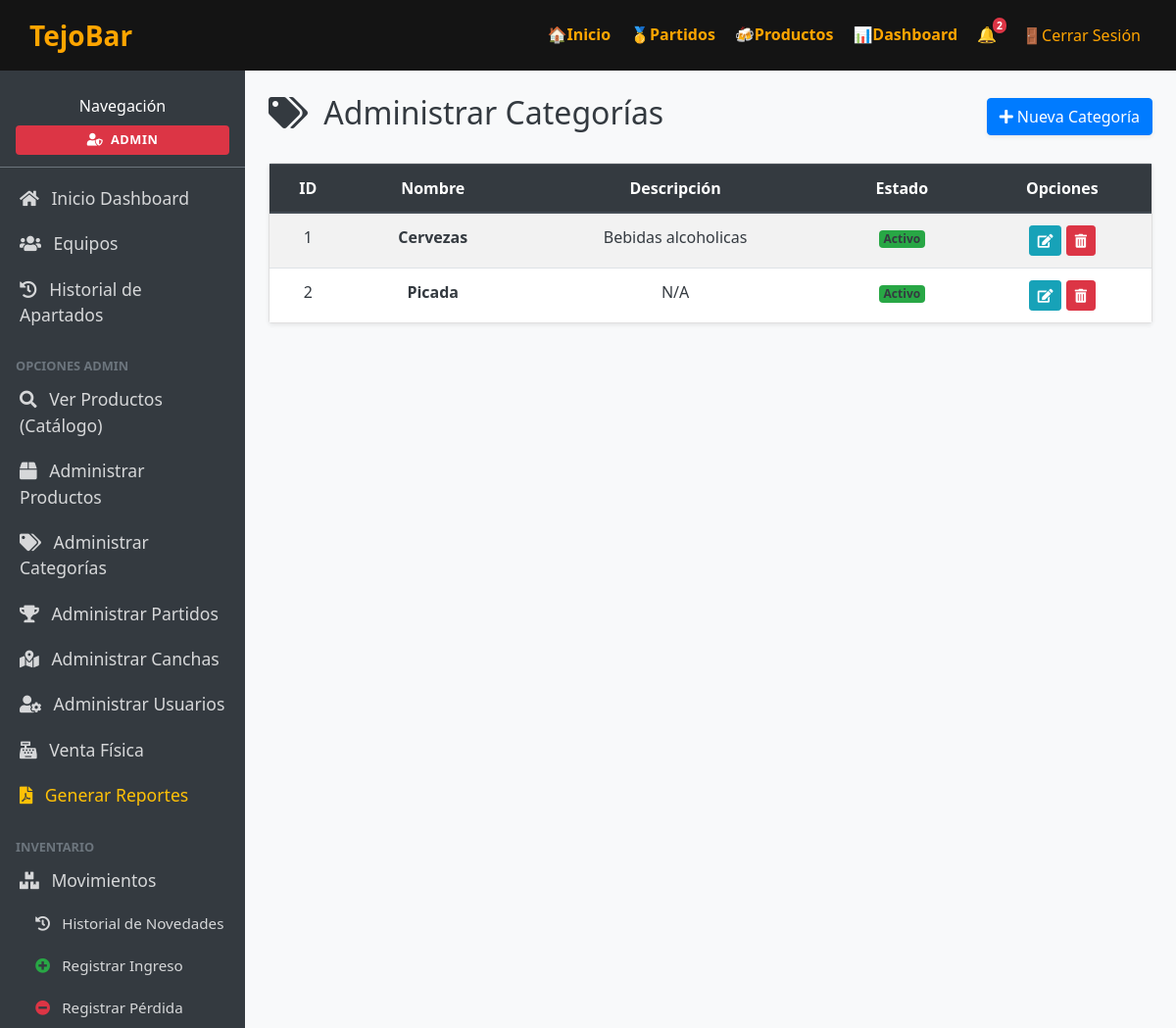
/administracion/categorias/ (signed in), run on the app's committed database.
### tejobar_app/models.py (models this page shows, shortened)
class Persona(models.Model):
    ROL_JUGADOR = "jugador"
    ROL_CAPITAN = "capitan"
    ROL_ADMIN = "admin"
    ROL_CHOICES = [
        (ROL_JUGADOR, "Jugador"),
        (ROL_CAPITAN, "Capitán"),
        (ROL_ADMIN, "Admin"),
    ]
    user = models.OneToOneField(
        User, on_delete=models.CASCADE, related_name="persona", null=True, blank=True
    )
    nombre = models.CharField(
        max_length=25,
        validators=[
            MinLengthValidator(2, message="El nombre debe tener al menos 2 caracteres."),
            RegexValidator(
                regex=r'^[a-zA-ZáéíóúÁÉÍÓÚüÜñÑ\s]+$',
                message="El nombre solo puede contener letras y espacios."
            )
        ]
    )
    correo = models.EmailField(unique=True)
    numero = models.CharField(max_length=20)
    rol = models.CharField(max_length=10, choices=ROL_CHOICES, default=ROL_JUGADOR)

class Categoria(models.Model):
    nombre = models.CharField(max_length=100, unique=True)
    descripcion = models.TextField(blank=True, null=True)
    estado = models.BooleanField(default=True) # Activo/Inactivo

### tejobar_app/views.py (the view)
    def wrapper(request, *args, **kwargs):
        if not request.user.is_authenticated:
            return redirect("tejobar_app:login")
        persona = getattr(request.user, "persona", None)
        if not persona or persona.rol != Persona.ROL_ADMIN:
            messages.error(request, "No tienes permisos para acceder a esta área.")
            return redirect("tejobar_app:home")
        return view_func(request, *args, **kwargs)

### tejobar_app/context_processors.py (called while the page is built)
def cloudinary_status(request):
    return {
        "use_cloudinary": settings.USE_CLOUDINARY,
        "cloudinary_status_message": cloudinary_status_message(),
    }

### tejobar_app/media_utils.py (called while the page is built)
def cloudinary_status_message() -> str:
    if not settings.USE_CLOUDINARY:
        return (
            "Cloudinary no está activo. Configura CLOUDINARY_CLOUD_NAME, "
            "CLOUDINARY_API_KEY y CLOUDINARY_API_SECRET en Railway."
        )
    storage = getattr(settings, "CLOUDINARY_STORAGE", {})
    cloud_name = storage.get("CLOUD_NAME") or urlparse(settings.CLOUDINARY_URL).hostname
    return f"Cloudinary activo (cloud: {cloud_name})."

### tejobar_app/views.py (called while the page is built)
def admin_required(view_func):
    def wrapper(request, *args, **kwargs):
        if not request.user.is_authenticated:
            return redirect("tejobar_app:login")
        persona = getattr(request.user, "persona", None)
        if not persona or persona.rol != Persona.ROL_ADMIN:
            messages.error(request, "No tienes permisos para acceder a esta área.")
            return redirect("tejobar_app:home")
        return view_func(request, *args, **kwargs)
    return wrapper

@login_required
@admin_required
def admin_categorias_index(request):
    categorias = Categoria.objects.all()
    return render(request, "categorias/admin_index.html", {"categorias": categorias})

### templates/categorias/admin_index.html (shortened to what this page needs)
{% extends "dashboard/base.html" %}
{% block content %}
<div class="d-flex justify-content-between align-items-center mb-4">
    <h2><i class="fas fa-tags mr-2"></i> Administrar Categorías</h2>
    <a href="{% url 'tejobar_app:admin_categorias_create' %}" class="btn btn-primary shadow-sm">
        <i class="fas fa-plus"></i> Nueva Categoría
    </a>
</div>
<div class="card shadow-sm">
    <div class="card-body p-0">
        <div class="table-responsive">
            <table class="table table-hover table-striped mb-0 text-center align-middle bg-white text-dark">
                <thead class="thead-dark">
                    <tr>
                        <th class="text-white">ID</th>
                        <th class="text-white">Nombre</th>
                        <th class="text-white">Descripción</th>
                        <th class="text-white">Estado</th>
                        <th class="text-white">Opciones</th>
                    </tr>
                </thead>
                <tbody>
                    {% for cat in categorias %}
                    <tr>
                        <td class="text-dark">{{ cat.id }}</td>
                        <td class="font-weight-bold text-dark">{{ cat.nombre }}</td>
                        <td class="text-dark">{{ cat.descripcion|truncatechars:50|default:"N/A" }}</td>
                        <td>
                            {% if cat.estado %}
                                <span class="badge badge-success text-dark">Activo</span>
                            {% else %}
                                <span class="badge badge-secondary text-dark">Inactivo</span>
                            {% endif %}
                        </td>
                        <td>
                            <a href="{% url 'tejobar_app:admin_categorias_update' pk=cat.id %}" class="btn btn-sm btn-info text-white" title="Editar">
                                <i class="fas fa-edit"></i>
                            </a>
                            <a href="{% url 'tejobar_app:admin_categorias_delete' pk=cat.id %}" class="btn btn-sm btn-danger" title="Eliminar">
                                <i class="fas fa-trash-alt"></i>
                            </a>
                        </td>
                    </tr>
                    {% empty %}
                    <tr>
                        <td colspan="5" class="text-center py-4 text-muted bg-light">No hay categorías registradas</td>
                    </tr>
                    {% endfor %}
                </tbody>
            </table>
        </div>
    </div>
</div>
{% endblock %}

### templates/dashboard/base.html (shortened to what this page needs)
{% load static %}
<!DOCTYPE html>
<html lang="es">
<head>
    <link rel="stylesheet" href="https://stackpath.bootstrapcdn.com/bootstrap/4.5.2/css/bootstrap.min.css">
    <link rel="stylesheet" href="https://cdnjs.cloudflare.com/ajax/libs/font-awesome/5.15.4/css/all.min.css">
    <link rel="stylesheet" href="{% static 'css/productos.css' %}">
</head>
<body>
    <div class="wrapper">
        <header>
            <div class="logo-container" style="display: flex; align-items: center; gap: 20px;">
                <a href="{% url 'tejobar_app:home' %}" class="logo">TejoBar</a>
            </div>
            <nav>
                <ul class="menu-top">
                    <li><a href="{% url 'tejobar_app:home' %}">🏠Inicio</a></li>
                    <li><a href="{% url 'tejobar_app:partidos_index' %}">🥇Partidos</a></li>
                    <li><a href="{% url 'tejobar_app:productos_index' %}">🍻Productos</a></li>
                    {% if user.is_authenticated %}
                    <li><a href="{% url 'tejobar_app:dashboard' %}">📊Dashboard</a></li>
                    <li class="dropdown">
                        <a href="#" id="notifDropdown" role="button" data-toggle="dropdown" aria-haspopup="true" aria-expanded="false" style="position: relative; display: inline-block;">
                            🔔
                            {% if total_notificaciones > 0 %}
                            <span class="badge badge-danger badge-pill" style="position: absolute; top: -5px; right: -10px; font-size: 0.65rem; padding: 0.25em 0.4em;">{{ total_notificaciones }}</span>
                            {% endif %}
                        </a>
                    </li>
                    <li>
                        <form method="post" action="{% url 'tejobar_app:logout' %}" style="display:inline;">
                            <button type="submit"
                                style="border: none; background: none; color: inherit; text-decoration: none; cursor: pointer;">
                                🚪Cerrar Sesión
                            </button>
                        </form>
                    </li>
                    {% endif %}
                </ul>
            </nav>
        </header>
        <div class="content-wrapper">
            <div class="sidebar d-flex flex-column" id="dashSidebar">
                <div class="px-3 pb-2 mb-2 border-bottom border-secondary text-center">
                    <span class="fs-5 fw-semibold pt-2 d-block text-white">Navegación</span>
                    <div class="mt-2 mb-1">
                        <span class="badge {% if request.user.persona and request.user.persona.rol == 'admin' or request.user.is_superuser %}badge-danger{% elif request.user.persona and request.user.persona.rol == 'capitan' %}badge-warning{% else %}badge-info{% endif %} p-2 w-100 text-uppercase font-weight-bold" style="letter-spacing: 0.5px; font-size: 0.8rem; display: inline-block;">
                            <i class="fas fa-user-shield mr-1"></i> {% if request.user.persona %}{{ request.user.persona.get_rol_display }}{% elif request.user.is_superuser %}Administrador{% else %}Usuario{% endif %}
                        </span>
                    </div>
                </div>
                <ul class="nav nav-pills flex-column mb-auto">
                    <li class="nav-item">
                        <a href="{% url 'tejobar_app:dashboard' %}" class="nav-link">
                            <i class="fas fa-home mr-2"></i> Inicio Dashboard
                        </a>
                    </li>
                    <li class="nav-item">
                        <a href="{% url 'tejobar_app:equipos_index' %}" class="nav-link">
                            <i class="fas fa-users mr-2"></i> Equipos
                        </a>
                    </li>
                    <li class="nav-item">
                        <a href="{% url 'tejobar_app:dashboard_historial' %}" class="nav-link">
                            <i class="fas fa-history mr-2 "></i> Historial de Apartados
                        </a>
                    </li>
                    {% if request.user.persona.rol == "admin" %}
                    <li class="nav-item mt-3">
                        <span class="px-3 text-uppercase text-secondary small font-weight-bold">Opciones Admin</span>
                    </li>
                    <li class="nav-item">
                        <a href="{% url 'tejobar_app:productos_index' %}" class="nav-link">
                            <i class="fas fa-search mr-2"></i> Ver Productos (Catálogo)
                        </a>
                    </li>
                    <li class="nav-item">
                        <a href="{% url 'tejobar_app:admin_productos_index' %}" class="nav-link">
                            <i class="fas fa-box mr-2"></i> Administrar Productos
                        </a>
                    </li>
                    <li class="nav-item">
                        <a href="{% url 'tejobar_app:admin_categorias_index' %}" class="nav-link">
                            <i class="fas fa-tags mr-2"></i> Administrar Categorías
                        </a>
                    </li>
                    <li class="nav-item">
                        <a href="{% url 'tejobar_app:admin_partidos_index' %}" class="nav-link">
                            <i class="fas fa-trophy mr-2"></i> Administrar Partidos
                        </a>
                    </li>
                    <li class="nav-item">
                        <a href="{% url 'tejobar_app:admin_canchas_index' %}" class="nav-link">
                            <i class="fas fa-map-marked-alt mr-2"></i> Administrar Canchas
                        </a>
                    </li>
                    <li class="nav-item">
                        <a href="{% url 'tejobar_app:personas_index' %}" class="nav-link">
                            <i class="fas fa-user-cog mr-2"></i> Administrar Usuarios
                        </a>
                    </li>
                    <li class="nav-item">
                        <a href="{% url 'tejobar_app:admin_venta_directa' %}" class="nav-link">
                            <i class="fas fa-cash-register mr-2"></i> Venta Física
                        </a>
                    </li>
                    <li class="nav-item">
                        <a href="{% url 'tejobar_app:generar_reportes' %}" class="nav-link text-warning">
                            <i class="fas fa-file-pdf mr-2"></i> Generar Reportes
                        </a>
                    </li>
                    <li class="nav-item mt-3">
                        <span class="px-3 text-uppercase text-secondary small font-weight-bold">Inventario</span>
                    </li>
                    <li class="nav-item">
                        <a href="{% url 'tejobar_app:inventario_movimientos' %}" class="nav-link">
                            <i class="fas fa-boxes mr-2"></i> Movimientos
                        </a>
                    </li>
                    <li class="nav-item pl-3">
                        <a href="{% url 'tejobar_app:admin_novedades_index' %}" class="nav-link" style="font-size: 0.95rem;">
                            <i class="fas fa-history mr-2"></i> Historial de Novedades
                        </a>
                    </li>
                    <li class="nav-item pl-3">
                        <a href="{% url 'tejobar_app:inventario_ingreso' %}" class="nav-link" style="font-size: 0.95rem;">
                            <i class="fas fa-plus-circle text-success mr-2"></i> Registrar Ingreso
                        </a>
                    </li>
                    <li class="nav-item pl-3">
                        <a href="{% url 'tejobar_app:inventario_perdida' %}" class="nav-link" style="font-size: 0.95rem;">
                            <i class="fas fa-minus-circle text-danger mr-2"></i> Registrar Pérdida
                        </a>
                    </li>
                    {% endif %}
                </ul>
            </div>
            <div class="main-content p-4 text-dark">
                {% block content %}{% endblock %}
            </div>
        </div>
    </div>
</body>
</html>

### static/css/productos.css (style rules this page uses)
body { margin: 0; font-family: 'Segoe UI', sans-serif; background-color: #141414; color: #ffffff; transition: 1.5s; overflow-x: hidden; }
header { background-color: #141414; color: #ffa500; padding: 15px 30px; display: flex; justify-content: space-between; align-items: center; flex-wrap: wrap; transition: 1.5s; }
.logo { font-size: 28px; font-weight: bold; text-decoration: none; color: #ffa500; display: inline-block; cursor: pointer; position: relative; overflow: hidden; transition: 1.5s; }
nav ul { list-style: none; display: flex; gap: 20px; padding: 0; margin: 0; }
nav a { color: #ffa500; text-decoration: none; font-weight: bold; display: inline-block; transition: transform 0.3s ease; }

### templates/dashboard/base.html (style rules this page uses)
body, html { height: 100%; margin: 0; overflow-x: hidden; }
.wrapper { display: flex; flex-direction: column; min-height: 100vh; }
.sidebar { min-width: 250px; max-width: 250px; background-color: #343a40 !important; color: #fff; flex-grow: 1; padding-top: 1rem; transition: transform 0.35s cubic-bezier(0.4, 0, 0.2, 1); z-index: 1000; }
.sidebar .nav-link { color: rgba(255, 255, 255, .8); font-size: 1.1rem; padding: 10px 20px; }
.main-content { flex-grow: 1; background-color: #f8f9fa; min-width: 0; }
.content-wrapper { display: flex; flex-grow: 1; }

### data on the page
Categoria: id "1", nombre "Cervezas", descripcion "Bebidas alcoholicas", estado "Activo"
Categoria: id "2", nombre "Picada", descripcion "N/A", estado "Activo"

### other printed values
{{ total_notificaciones }} "2"
{{ request.user.persona.get_rol_display }} "ADMIN"
